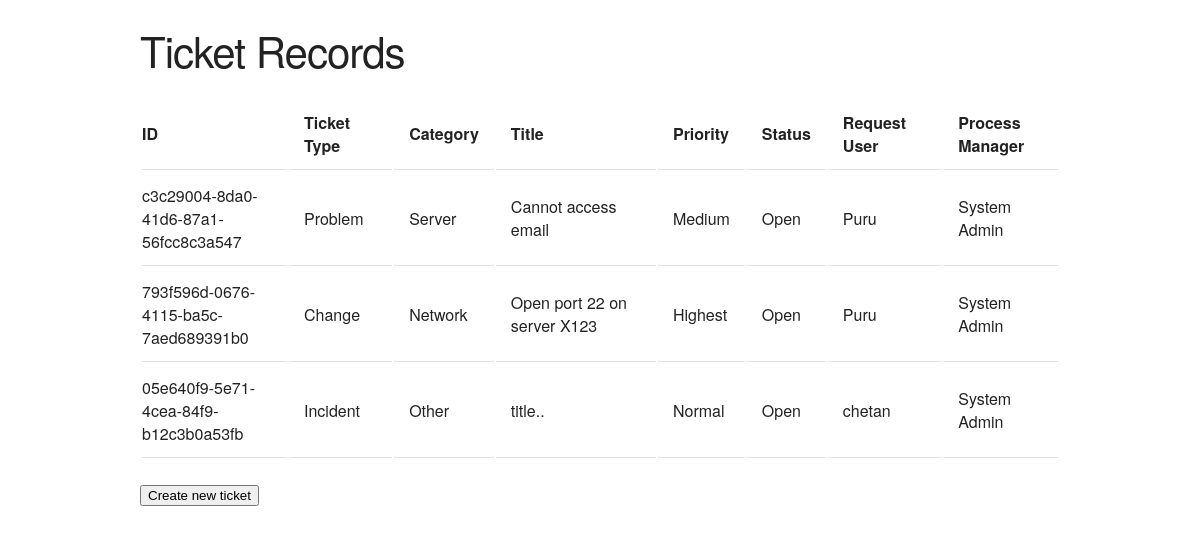
The page / on the database its author committed.
### tickets/models.py (models this page shows)
class Ticket(models.Model):
	t_id = models.UUIDField(primary_key=True, default=uuid.uuid4, editable=False)
	ttype = models.CharField(max_length=50, default='Incident')
	category = models.CharField(max_length=50, default='Other')
	title = models.CharField(max_length=50)
	priority = models.CharField(max_length=10, default='Normal')
	status = models.CharField(max_length=20, default='Open')
	requestuser = models.CharField(max_length=50, default="System Admin")
	processmanager  = models.CharField(max_length=50, default="System Admin")

### tickets/views.py (the view)
# urls.py: url(r'^', views.index, name='index'),
def index(request):
    tics = Ticket.objects.all()
    return render(request, 'index.html', { 'tics' : tics} )

### tickets/templates/index.html (shortened to what this page needs)
{% load static %}
<link rel="stylesheet" type="text/css" href="{% static 'style.css' %}" />
<!DOCTYPE html>
<html>
<head>
</head>
<body>
<section>
<div class="container">
            <br>
        <h2>Ticket Records</h2>
            <div id = "jsonresp">
                {% if tics %}
                <table>
                    <tr>
                        <th class="narrow">ID</th>
                        <th>Ticket Type</th>
                        <th>Category</th>
                        <th>Title</th>
                        <th>Priority</th>
                        <th>Status</th>
                        <th>Request User</th>
                        <th>Process Manager</th>
                    </tr>
                {% for ticket in tics %}
                <tr>
                    <td class="narrow">{{ ticket.t_id }}</td>
                    <td>{{ticket.ttype }}</td>
                    <td>{{ticket.category}}</td>
                    <td>{{ ticket.title }}</td>
                    <td>{{ticket.priority}}</td>
                    <td>{{ticket.status}}</td>
                    <td>{{ticket.requestuser}}</td>
                    <td>{{ticket.processmanager}}</td>
                </tr>
                {% endfor %}
                </table>
                {% else %}
                <p>No tickets available</p>
                {% endif %}
            </div>
<a href="{% url 'insert' %}"><button>Create new ticket</button></a>
</body>
</html>

### tickets/static/style.css (style rules this page uses)
html { font-family: sans-serif; }
body { margin: 0; }
button, { display: inline-block; height: 38px; padding: 0 30px; color: #555; text-align: center; font-size: 11px; font-weight: 600; line-height: 38px; letter-spacing: .1rem; text-transform: uppercase; text-decoration: none; white-space: nowrap; background-color: transparent; border-radius: 4px; border: 1px solid #bbb; cursor: pointer; box-sizing: border-box; }
button:hover, button:focus, { color: #333; border-color: #888; outline: 0; }
input, { height: 38px; padding: 6px 10px; background-color: #fff; border: 1px solid #D1D1D1; border-radius: 4px; box-shadow: none; box-sizing: border-box; }
html { font-size: 62.5%; }
body { font-size: 1.5em; line-height: 1.6; font-weight: 400; font-family: "Raleway", "HelveticaNeue", "Helvetica Neue", Helvetica, Arial, sans-serif; color: #222; }
.narrow { width:130px; }
h1, h2, h3, h4, h5, h6 { margin-top: 0; margin-bottom: 2rem; font-weight: 300; }
h2 { font-size: 3.6rem; line-height: 1.25; letter-spacing: -.1rem; }
@media (min-width: 550px) { h2 { font-size: 4.2rem; } }
.container { position: relative; width: 100%; max-width: 960px; margin: 0 auto; padding: 0 20px; box-sizing: border-box; }
button { margin-bottom: 1rem; }
input, { margin-bottom: 1.5rem; }
th, td { padding: 12px 15px; text-align: left; border-bottom: 1px solid #E1E1E1; }
th:first-child, td:first-child { padding-left: 0; }
th:last-child, td:last-child { padding-right: 0; }
table, p, form { margin-bottom: 2.5rem; }

### rows shown on the page
Ticket: t_id "c3c29004-8da0-41d6-87a1-56fcc8c3a547", ttype "Problem", category "Server", title "Cannot access email", priority "Medium", status "Open", requestuser "Puru", processmanager "System Admin"
Ticket: t_id "793f596d-0676-4115-ba5c-7aed689391b0", ttype "Change", category "Network", title "Open port 22 on server X123", priority "Highest", status "Open", requestuser "Puru", processmanager "System Admin"
Ticket: t_id "05e640f9-5e71-4cea-84f9-b12c3b0a53fb", ttype "Incident", category "Other", title "title..", priority "Normal", status "Open", requestuser "chetan", processmanager "System Admin"
